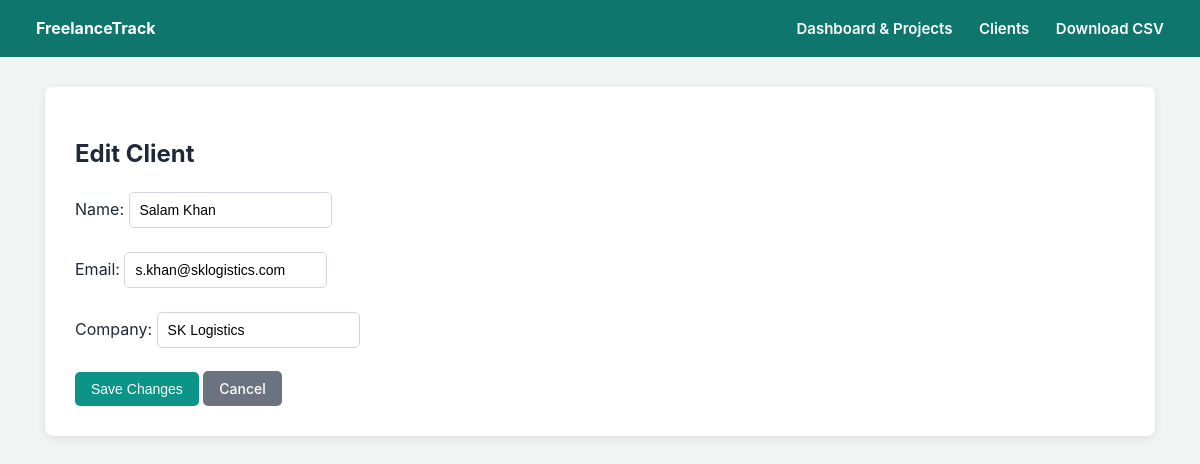
Page /client/edit/2 on the committed database.
### tables this page shows
CREATE TABLE clients (
            id INTEGER PRIMARY KEY AUTOINCREMENT,
            name TEXT NOT NULL,
            email TEXT NOT NULL,
            company TEXT
        );

### app.py (the view, shortened to what this page needs)
@app.route("/client/edit/<int:client_id>", methods=["GET", "POST"])
def edit_client(client_id):
    conn = get_db_connection()
    client = conn.execute("SELECT * FROM clients WHERE id = ?", (client_id,)).fetchone()
    if not client:
        conn.close()
        flash("Client not found.", "error")
        return redirect(url_for("clients"))
    conn.close()
    return render_template("edit_client.html", client=client)

### database.py (called while the page is built)
def get_db_connection():
    conn = sqlite3.connect(DB_NAME)
    conn.row_factory = sqlite3.Row
    conn.execute("PRAGMA foreign_keys = ON")
    return conn

### templates/edit_client.html
{% extends "base.html" %}
{% block content %}
<h2>Edit Client</h2>
<form method="POST">
    <p>Name: <input type="text" name="name" value="{{ client.name }}" required></p>
    <p>Email: <input type="email" name="email" value="{{ client.email }}" required></p>
    <p>Company: <input type="text" name="company" value="{{ client.company }}"></p>
    <button type="submit">Save Changes</button>
    <a href="{{ url_for('clients') }}" class="btn btn-secondary">Cancel</a>
</form>
{% endblock %}

### static/style.css (style rules this page uses)
body { font-family: -apple-system, BlinkMacSystemFont, "Segoe UI", Roboto, sans-serif; background-color: #f0f4f3; color: #1f2937; margin: 0; padding: 0; line-height: 1.5; }
input, select { padding: 9px 10px; margin-right: 8px; margin-bottom: 8px; border: 1px solid #d1d5db; border-radius: 5px; font-size: 14px; }
button, .btn { padding: 9px 16px; background-color: #0d9488; color: #ffffff; border: none; border-radius: 5px; cursor: pointer; text-decoration: none; font-size: 14px; font-weight: 500; }
.btn-secondary { background-color: #6b7280; }

### rows in the picture
clients: name "Salam Khan", email "s.khan@sklogistics.com", company "SK Logistics"
